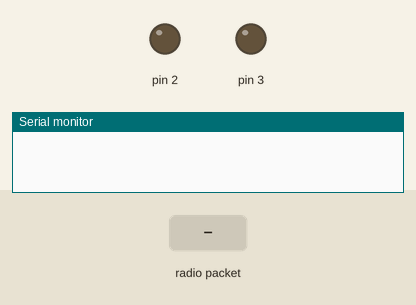
Recording of a sketch running on a simulated Arduino Uno, built with avr-gcc and run on an emulated ATmega328P. Shown: output pins drawn as LEDs (lit = HIGH), the last lines printed to the serial monitor. Inputs (shaded band) come from the test bench. No radio packets arrive unless stated.

Above: at 1.2 s.
1.3 s: radio packet "Hello World" arrives
At 1.4 s:
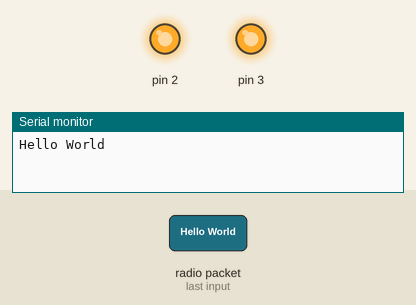
3.0 s: radio packet "1" arrives
At 3.1 s:
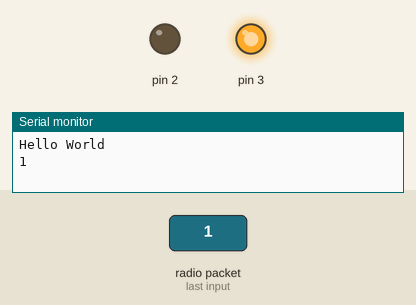
Timing chart, 0 to 6.0 s (numbered marks = the images above; inputs shaded):
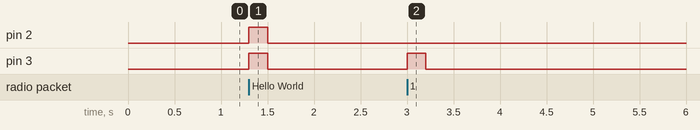

The sketch:

receiver.ino
```cpp
    /*
    * Arduino Wireless Communication Tutorial
    *       Example 1 - Receiver Code
    *
    * by Dejan Nedelkovski, www.HowToMechatronics.com
    *
    * Library: TMRh20/RF24, https://github.com/tmrh20/RF24/
    */

// for use with NRF 24L01 (which allows arduino-arduino comms, but doesn't seem to allow arduino-android easily)

    #include <SPI.h>
    #include <nRF24L01.h>
    #include <RF24.h>
    RF24 radio(7, 8); // CE, CSN
    const byte address[6] = "00001";
    void setup() {
      Serial.begin(9600);
      pinMode(3, OUTPUT);
      pinMode(2, OUTPUT);
      radio.begin();
      radio.openReadingPipe(0, address);
      radio.setPALevel(RF24_PA_MIN);
      radio.startListening();
    }
    void loop() {
      if (radio.available()) {
        char text[32] = "";
        radio.read(&text, sizeof(text));
        Serial.println(text);
        digitalWrite(3, HIGH);
        if(strcmp(text, "Hello World") == 0) {
          digitalWrite(2, HIGH);
        }
        delay(200);
        digitalWrite(3, LOW);
        digitalWrite(2, LOW);
      } else {
        digitalWrite(3, LOW);
        digitalWrite(2, LOW);
      }
    }
```

Measured:
- after the input at 1.3 s, pin 2, pin 3: LOW → HIGH at once, → LOW 0.20 s later
- after the input at 3.0 s, pin 3: LOW → HIGH at once, → LOW 0.20 s later
